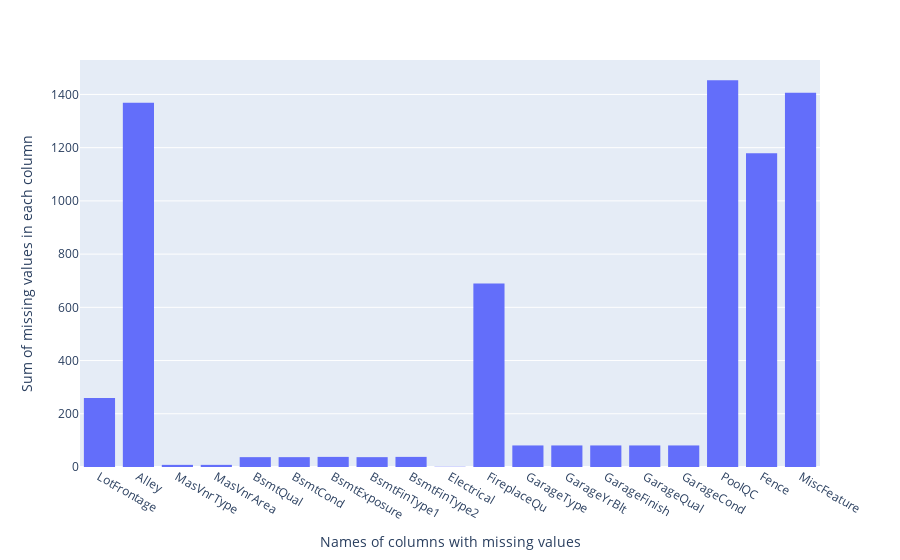

This figure's notebook cell:
### Code cell
#an interactive plot of the missing values using plotly

fig = px.histogram(x=missing_values.index, y=missing_values)
fig.update_xaxes(title="Names of columns with missing values")
fig.update_yaxes(title="Sum of missing values in each column")
fig.show()

### Figure 1 — Plotly figure (JSON) as saved in the notebook; plotly's stock layout.template omitted (floating-point values rounded to 4 significant figures)
{"data": [{"alignmentgroup": "True", "bingroup": "x", "histfunc": "sum", "hovertemplate": "x=%{x}<br>sum of y=%{y}<extra></extra>", "legendgroup": "", "marker": {"color": "#636efa", "pattern": {"shape": ""}}, "name": "", "offsetgroup": "", "orientation": "v", "showlegend": false, "type": "histogram", "x": ["LotFrontage", "Alley", "MasVnrType", "MasVnrArea", "BsmtQual", "BsmtCond", "BsmtExposure", "BsmtFinType1", "BsmtFinType2", "Electrical", "FireplaceQu", "GarageType", "GarageYrBlt", "GarageFinish", "GarageQual", "GarageCond", "PoolQC", "Fence", "MiscFeature"], "xaxis": "x", "y": [259, 1369, 8, 8, 37, 37, 38, 37, 38, 1, 690, 81, 81, 81, 81, 81, 1453, 1179, 1406], "yaxis": "y"}], "layout": {"barmode": "relative", "legend": {"tracegroupgap": 0}, "margin": {"t": 60}, "xaxis": {"anchor": "y", "domain": [0, 1], "title": {"text": "Names of columns with missing values"}}, "yaxis": {"anchor": "x", "domain": [0, 1], "title": {"text": "Sum of missing values in each column"}}}}
